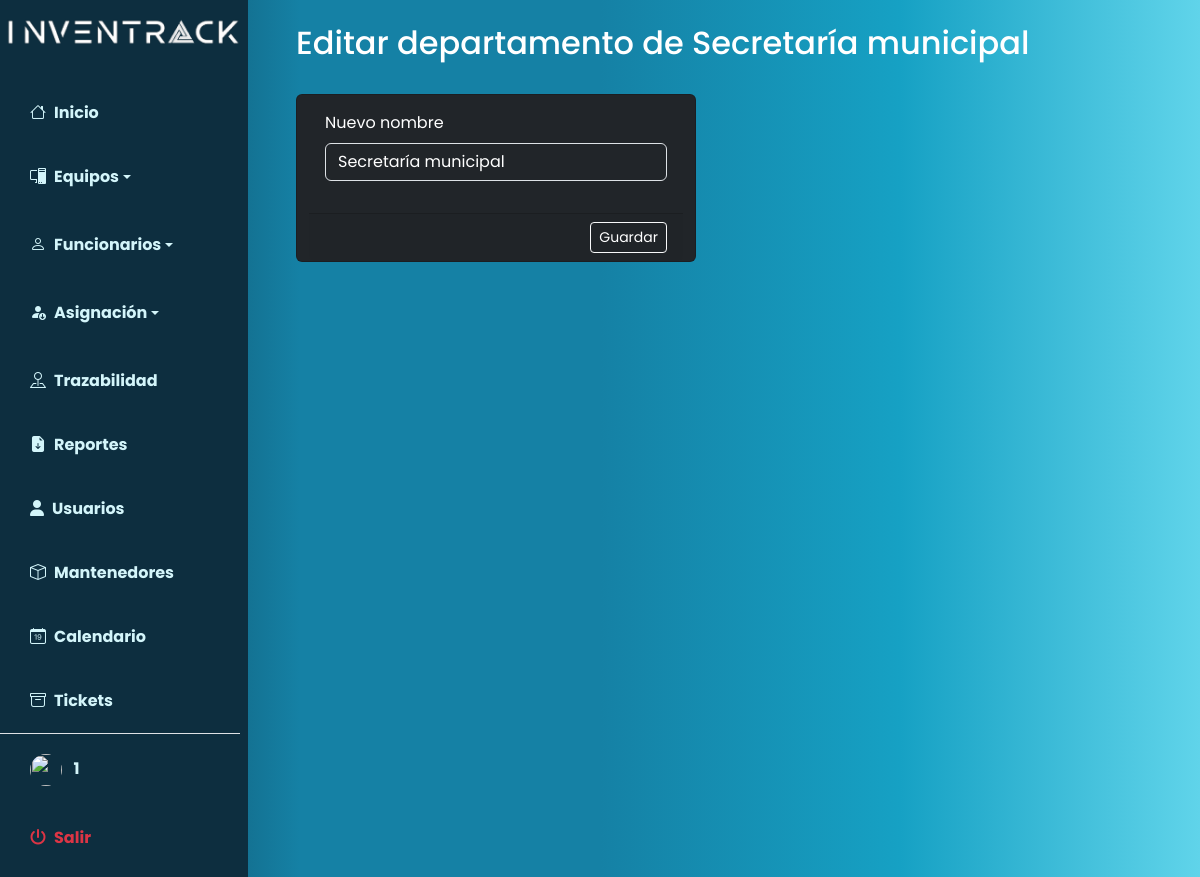
The page /index.php?p=mantenedores/departamentos/edit&id=5 (signed in) on the database its author committed.
### tables this page shows
CREATE TABLE `departamentos` (
  `id` int(10) NOT NULL,
  `departamento` varchar(50) NOT NULL
);

### index.php (called while the page is built, shortened)
<?php
$pagina = isset($_GET['p']) ? strtolower($_GET['p']) : 'home';
require_once 'includes/header.php';
require_once 'pages/' . $pagina . '.php';
require_once 'includes/footer.php';
?>

### pages/mantenedores/departamentos/edit.php (the view, shortened to what this page needs)
<?php
include("database/auth.php");
$id = $_GET["id"];
$query = "SELECT * FROM departamentos WHERE id=" . $id . ";";
$result = mysqli_query($connection, $query);
if ($row = mysqli_fetch_assoc($result)) {
    $opcion = $row["departamento"];
} else {
    header("Location: index.php?p=mantenedores/departamentos/index");
}
?>
<nav class="navbar navbar-expand-lg navbar-light bg-transparent py-4 px-4">
    <h2 class="fs-2 mx-4 text-white">Editar departamento de
        <?php echo $opcion ?>
    </h2>
</nav>
<main class="container mx-5">
    <div class="row" id="contenedortabla">
        <div class="card text-bg-dark">
            <form action="pages/mantenedores/departamento/actions/update.php" method="POST">
                <div class="card-body table-responsive text-bg-dark">
                    <div class="row">
                        <div class="col-md-12 mb-3">
                            <label for="opcion" class="form-label">Nuevo nombre</label>
                            <input type="text" class="form-control text-bg-dark" id="opcion" name="opcion"
                                value="<?php echo $opcion ?>">
                        </div>
                    </div>
                </div>
                <div class="card-footer text-body-secondary text-end">
                    <button type="submit"
                        class="btn btn-sm text-white btn-outline-primary border border-light">Guardar</button>
                </div>
            </form>
        </div>
    </div>
</main>

### includes/estilos.css (style rules this page uses)
:root { --main-bg-color: #ffda07; --main-text-color: #eee8e8; --second-text-color: #d3f5fa; --second-bg-color: #7fa897; }
#contenedortabla { position: relative; width: max-content; }

### includes/header.php (style rules this page uses)
body { font-family: 'Poppins', sans-serif; }

### rows shown on the page
departamentos: departamento "Secretaría municipal", opcion "Secretaría municipal"

### other values the page prints
$_SESSION['username'] "1"
